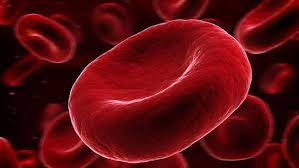
#> input picture ICE-3208/blood.jpeg, 299 x 168 px
$ jupyter execute 'semantic segmentation.ipynb'
#> lines starting #> are read from the running program, lines starting #| are printed output that depends on the picture; after the words box and inside, x2 and y2 are one past the last pixel; in counts of white or black regions, pixels touching at a corner belong together
[cell 1]
import cv2
import numpy as np
import matplotlib.pyplot as plt

[cell 2]
img = cv2.imread("blood.jpeg")
#> img is the input picture: shape (168, 299, 3); mean B, G, R 15.1, 11.3, 90.8
gray = cv2.imread("blood.jpeg", 0)
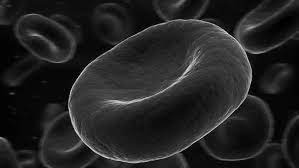
#> gray: shape (168, 299); min 0, max 235, mean 35.2
plt.imshow(gray, cmap='gray')
plt.axis("off")

[cell 3]
_, thresh = cv2.threshold(gray, 0, 255, cv2.THRESH_BINARY_INV + cv2.THRESH_OTSU)
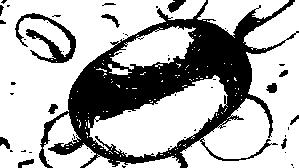
#> thresh: shape (168, 299); 69.9% white; 50 black regions (37 under 20 px)

[cell 4]
contours, _ = cv2.findContours(thresh, cv2.RETR_EXTERNAL, cv2.CHAIN_APPROX_SIMPLE)
#> contours = 114 contours, 106 with area under 20; largest, box (x1, y1, x2, y2) and area: (0, 0, 206, 168) 14658, (180, 0, 299, 168) 9452, (88, 75, 228, 158) 5502, (110, 26, 196, 70) 1997, (197, 0, 289, 38) 1500, (43, 113, 96, 168) 1276, (85, 154, 181, 168) 521, (108, 64, 132, 75) 86

[cell 5]
segmented_image = np.zeros_like(img)

[cell 6]
# Draw contours on the blank canvas
cv2.drawContours(segmented_image, contours, -1, (255, 255, 255), thickness=cv2.FILLED)
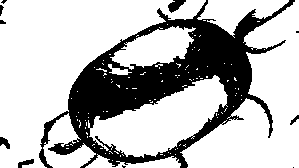
#> segmented_image: shape (168, 299, 3); 73.2% white; 11 black regions (5 under 20 px), largest, box (x1, y1, x2, y2) and area: (39, 0, 295, 168) 13059, (168, 0, 186, 13) 131, (18, 159, 34, 168) 75, (0, 137, 10, 149) 73, (290, 115, 299, 125) 36, (0, 5, 4, 16) 25

[cell 7]
#Convert segmented image to grayscale
segmented_image_gray = cv2.cvtColor(segmented_image, cv2.COLOR_BGR2GRAY)

[cell 8]
plt.figure(figsize=(8,6))
plt.subplot(2, 2, 1)
plt.imshow(gray, cmap='gray')
plt.title("Original Image")
plt.axis("off")
plt.subplot(2, 2, 2)
plt.imshow(segmented_image_gray, cmap='gray')
plt.title("Segmented Image")
plt.axis("off")
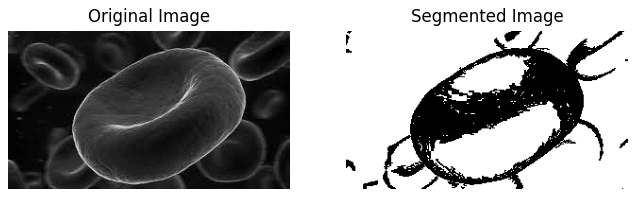
#> figure drawn by matplotlib, 2 panels

$ run again, with ICE-3208/main.png saved as ICE-3208/blood.jpeg
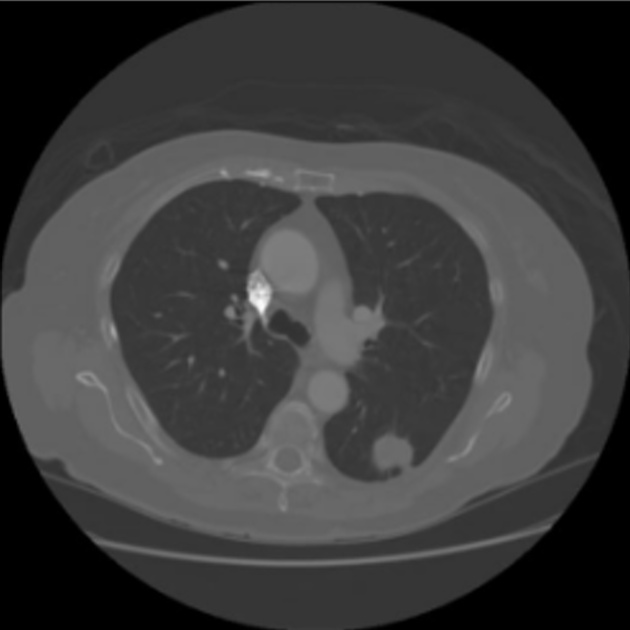
#> input picture ICE-3208/main.png, 630 x 630 px
#> img is the input picture: shape (630, 630, 3); min 0, max 251, mean 59.8
#> `_, thresh = cv2.threshold(gray, 0, 255, cv2.THRESH_BINARY_INV + cv2.TH..`:
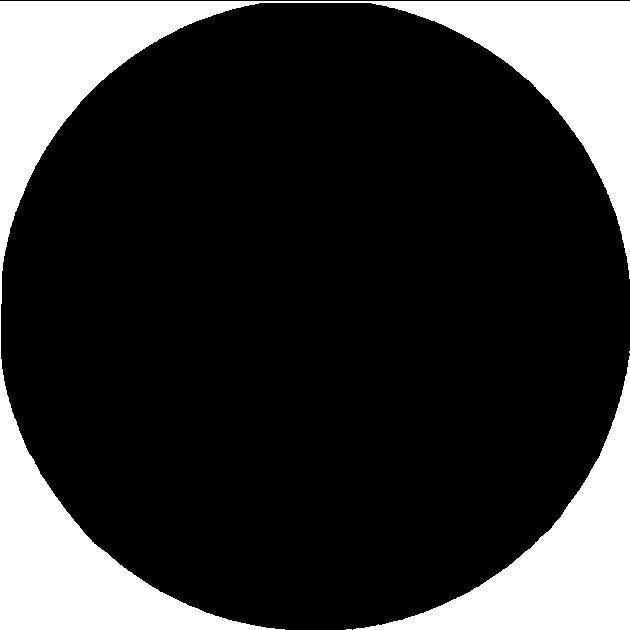
#> thresh: shape (630, 630); 20.7% white; 4 white regions (2 under 20 px)
#> contours = 4 contours, 2 with area under 20; largest, box (x1, y1, x2, y2) and area: (0, 1, 630, 630) 59952, (353, 356, 630, 630) 20052
#> segmented_image: shape (630, 630, 3); 20.7% white; 4 white regions (2 under 20 px), largest, box (x1, y1, x2, y2) and area: (0, 1, 630, 630) 61503, (353, 356, 630, 630) 20514
#> `[cell 8] plt.figure(figsize=(8,6)) plt.subplot(2, 2, 1) plt.imshow(gra..`:
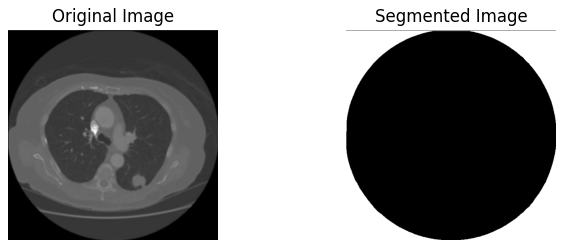
#> figure drawn by matplotlib, 2 panels
